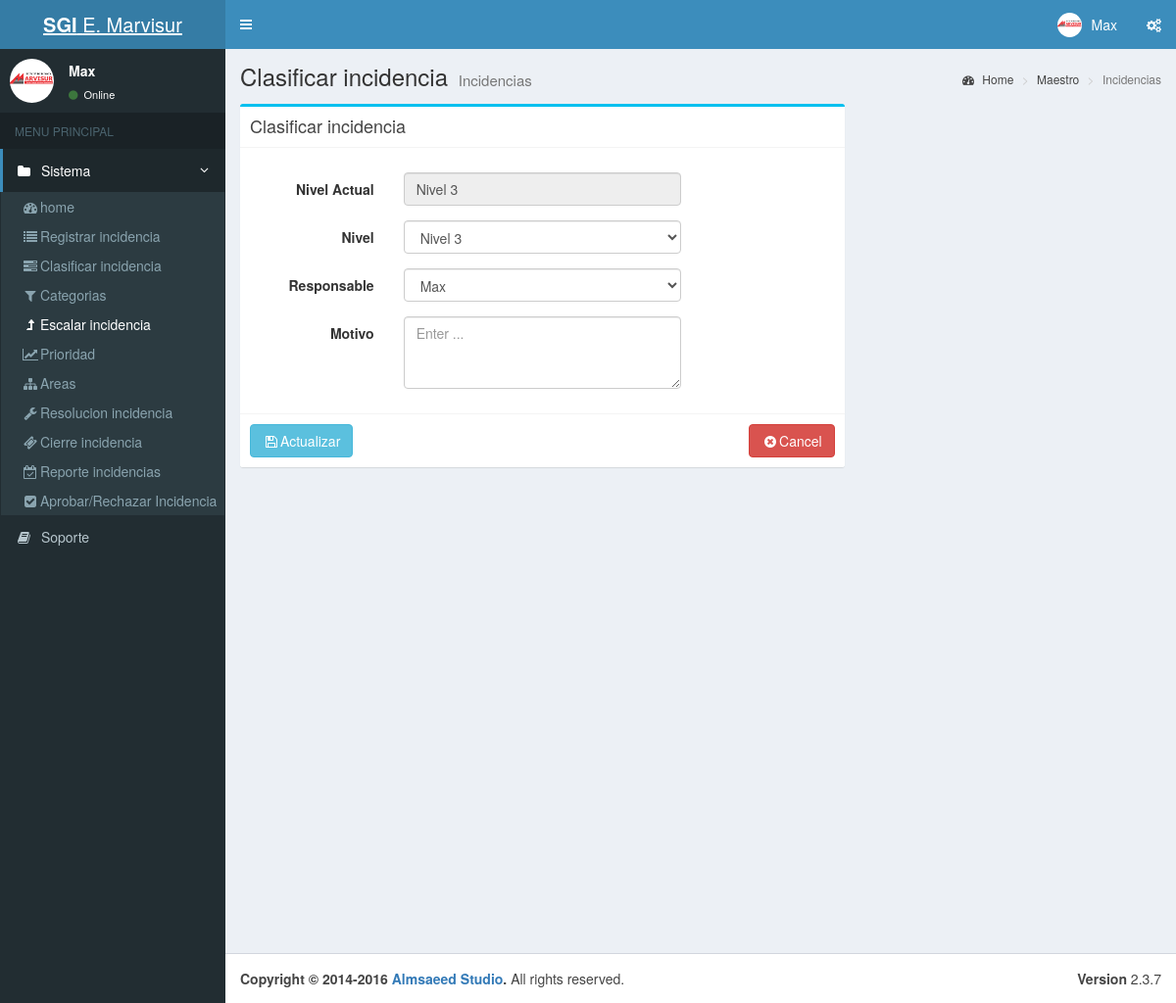
The app's page /index.php?c=escalar&a=Crud&Id=2 (signed in) with its own data.
### tables this page shows
CREATE TABLE IF NOT EXISTS `menus` (
  `MENU_Id` int(11) NOT NULL,
  `MENU_Padre` varchar(45) DEFAULT NULL,
  `MENU_Nombre` varchar(100) DEFAULT NULL,
  `MENU_Descripcion` varchar(200) DEFAULT NULL,
  `MENU_NombreFormulario` varchar(50) DEFAULT NULL,
  `MENU_Icono` varchar(30) DEFAULT NULL,
  `MENU_FechaAuditoria` datetime DEFAULT NULL
);

CREATE TABLE IF NOT EXISTS `tratamiento_incidencia` (
  `TRIN_Id` int(11) NOT NULL,
  `TRIN_FechaRegistro` date NOT NULL,
  `INCI_Id` int(11) NOT NULL,
  `CATE_Id` int(11) NOT NULL,
  `AREA_Id` int(11) NOT NULL,
  `NIVE_Id` int(11) NOT NULL,
  `ESTA_Id` int(11) NOT NULL,
  `PRIO_Id` int(11) NOT NULL,
  `USUA_IdResponsable` int(11) DEFAULT NULL,
  `USUA_Id` int(11) NOT NULL,
  `TRIN_FechaAuditoria` datetime NOT NULL
);

CREATE TABLE IF NOT EXISTS `nivel` (
  `NIVE_Id` int(11) NOT NULL,
  `NIVE_Numero` varchar(10) NOT NULL,
  `NIVE_Nombre` varchar(50) NOT NULL,
  `NIVE_Descripcion` varchar(200) NOT NULL,
  `USUA_Id` int(11) NOT NULL,
  `NIVE_FechaAuditoria` datetime NOT NULL
);

### controller/escalar.controller.php (called while the page is built, shortened)
<?php
require_once 'model/incidencia.php';
require_once 'model/herramientas.php';
class escalarController{
    private $model;
    public function __CONSTRUCT(){
        $this->model = new incidencia();
        $this->herramientas = new herramientas();
    }
    public function Crud(){
        $incidencia= new incidencia();
        if(isset($_REQUEST['Id'])){
            $incidencia = $this->model->ObtenerTratamiento($_REQUEST['Id']);
        }
        require_once 'view/header.php';
        require_once 'view/incidencia/Escalar_incidencia-editar.php';
        require_once 'view/footer.php';
    }
}

### model/database.php (called while the page is built)
<?php
class Database
{
    public static function StartUp()
    {
        $pdo = new PDO('mysql:host=localhost;dbname=bd_incidencias;charset=utf8', 'root', '');
        $pdo->setAttribute(PDO::ATTR_ERRMODE, PDO::ERRMODE_EXCEPTION);
        return $pdo;
    }
}

### model/herramientas.php (called while the page is built, shortened)
<?php
class herramientas
{
	public function __CONSTRUCT()
	{
		try
		{
			$this->pdo = Database::StartUp();
		}
		catch(Exception $e)
		{
			die($e->getMessage());
		}
	}
	public function MenuValidacion($MenuPadre)
	{
		try
		{
			$stm = $this->pdo->prepare("SELECT
											M.MENU_Id,
											M.MENU_Padre,
											M.MENU_Nombre,
											M.MENU_NombreFormulario,
											M.MENU_Icono,
											R.ROL_Id,
											R.ROL_Nombre
											FROM
											menus M
											inner join permiso_rol PR on M.MENU_Id = PR.MENU_Id
											inner join rol R on PR.ROL_Id = R.ROL_Id
											WHERE
											PR.ROL_Id = ".$_SESSION['ROL_Id']."
											and MENU_Padre=?");
			$stm->execute(array($MenuPadre));
			return $stm->fetchAll(PDO::FETCH_OBJ);
		}
		catch(Exception $e)
		{
			die($e->getMessage());
		}
	}
public function MenuValidacionCabeceras()
	{
		try
		{
			$stm = $this->pdo->prepare("SELECT DISTINCT MENU_Padre FROM menus");
			$stm->execute();
			return $stm->fetchAll(PDO::FETCH_OBJ);
		}
		catch(Exception $e)
		{
			die($e->getMessage());
		}
	}
	public function ActiveMenus($ActiveMenu)
	{
		try
		{
			$stm = $this->pdo->prepare("SELECT MENU_Padre FROM menus where MENU_NombreFormulario = ?");
			$stm->execute(array($ActiveMenu));
			return $stm->fetchAll(PDO::FETCH_OBJ);
		}
		catch(Exception $e)
		{
			die($e->getMessage());
		}
	}
}

### model/incidencia.php (called while the page is built, shortened)
<?php
class incidencia
{
	public function __CONSTRUCT()
	{
		try
		{
			$this->pdo = Database::StartUp();
		}
		catch(Exception $e)
		{
			die($e->getMessage());
		}
	}
	public function ObtenerTratamiento($id)
	{
		try
		{
			$stm = $this->pdo
			          ->prepare(" SELECT
											TRIN_Id,
											I.INCI_Titulo,
											C.CATE_Descripcion,
											A.AREA_Nombre,
											TI.NIVE_Id,
											N.NIVE_Nombre,
											TI.USUA_Id,
											U.USUA_Nombre
											FROM `tratamiento_incidencia` TI
											INNER JOIN incidencias I ON TI.`INCI_Id` = I.`INCI_Id`
											INNER JOIN categoria C ON TI.`CATE_Id` = C.`CATE_Id`
											INNER JOIN areas A ON TI.`AREA_Id` = A.`AREA_Id`
											INNER JOIN nivel N ON TI.`NIVE_Id` = N.`NIVE_Id`
											INNER JOIN usuarios U ON TI.`USUA_Id` = U.`USUA_Id`
											WHERE
											TRIN_Id = ?");
			$stm->execute(array($id));
			return $stm->fetch(PDO::FETCH_OBJ);
		} catch (Exception $e)
		{
			die($e->getMessage());
		}
	}
	public function SelectNivel()
	{
		try
		{
			$stm = $this->pdo->prepare("SELECT
										`NIVE_Id`,
										`NIVE_Nombre`
										FROM
										`nivel` ");
			$stm->execute();
			return $stm->fetchAll(PDO::FETCH_OBJ);
		}
		catch(Exception $e)
		{
			die($e->getMessage());
		}
	}
	public function SelectTrabajadores()
	{
		try
		{
			$stm = $this->pdo->prepare("SELECT
											`USUA_Id`,
											`USUA_Nombre`
											FROM
											`usuarios`
											WHERE
											`ROL_Id` = 1 ");
			$stm->execute();
			return $stm->fetchAll(PDO::FETCH_OBJ);
		}
		catch(Exception $e)
		{
			die($e->getMessage());
		}
	}
}

### view/incidencia/Escalar_incidencia-editar.php (the view, shortened to what this page needs)
<div class="content-wrapper">
  <section class="content-header">
    <h1>
        Clasificar incidencia
      <small>Incidencias</small>
    </h1>
    <ol class="breadcrumb">
      <li><a href="#"><i class="fa fa-dashboard"></i> Home</a></li>
      <li><a href="#">Maestro</a></li>
      <li class="active">Incidencias</li>
    </ol>
  </section>
  <section class="content">
    <div class="row">
      <div class="col-md-8">
        <div class="box box-info">
          <div class="box-header with-border">
            <h3 class="box-title">Clasificar incidencia </h3>
          </div>
            <form id="frm-generol" class="form-horizontal"  action="?c=escalar&a=Guardar" method="post" enctype="multipart/form-data">
            <div class="box-body">
                       <div class="form-group">
                          <label  class="col-md-3 control-label">Nivel Actual</label>
                          <div class="col-md-6">
                            <input type="text" class="form-control" id="NIVE_Nombre" name="NIVE_Nombre" value="<?php echo $incidencia->NIVE_Nombre; ?>" data-validacion-tipo="requerido|min:3" readonly>
                          </div>
                          <div class="col-md-3">
                          </div>
                      </div>
                      <div class="form-group">
                          <label for="NIVE_Id" class="col-sm-3 control-label">Nivel</label>
                          <div class="col-sm-6">
                              <select class="form-control " name="NIVE_Id"  id="NIVE_Id">
                                   <?php foreach($this->model->SelectNivel() as $r): ?>
                                   <option   <?php echo $incidencia->NIVE_Id == $r->NIVE_Id ? 'selected' : ''; ?> value=<?php echo $r->NIVE_Id; ?>><?php echo $r->NIVE_Nombre; ?></option>
                                   <?php endforeach; ?>
                              </select>
                          </div>
                      </div>
                      <div class="form-group">
                          <label for="USUA_Id" class="col-sm-3 control-label">Responsable</label>
                          <div class="col-sm-6">
                              <select class="form-control " name="USUA_Id"  id="USUA_Id">
                                   <?php foreach($this->model->SelectTrabajadores() as $r): ?>
                                   <option   <?php echo $incidencia->USUA_Id == $r->USUA_Id ? 'selected' : ''; ?> value=<?php echo $r->USUA_Id; ?>><?php echo $r->USUA_Nombre; ?></option>
                                   <?php endforeach; ?>
                              </select>
                          </div>
                      </div>
                       <div class="form-group">
                          <label  class="col-md-3 control-label">Motivo</label>
                          <div class="col-md-6">
                           <textarea id="Motivo" name="Motivo" class="form-control" rows="3" placeholder="Enter ..."></textarea>
                          </div>
                          <div class="col-md-3">
                          </div>
                      </div>
            </div>
            <div class="box-footer">
              <button class="btn btn-info pull-left"><i class="fa fa-fw fa-floppy-o"></i>Actualizar</button>
              <a class="btn btn-danger pull-right" href="?c=segu_usuario"><i class="fa fa-fw fa-times-circle "></i>Cancel </a>
            </div>
          </form>
        </div>
      </div>
    </div>
  </section>
</div>

### view/header.php (shortened to what this page needs)
<!DOCTYPE html>
<html lang="es">
<head>
  <link rel="stylesheet" href="css/bootstrap/css/bootstrap.min.css">
  <link rel="stylesheet" href="//cdnjs.cloudflare.com/ajax/libs/font-awesome/4.5.0/css/font-awesome.min.css">
  <link rel="stylesheet" href="//cdnjs.cloudflare.com/ajax/libs/ionicons/2.0.1/css/ionicons.min.css">
  <link rel="stylesheet" href="css/dist/css/AdminLTE.min.css">
  <link rel="stylesheet" href="css/dist/css/skins/_all-skins.min.css">
  <link rel="stylesheet" href="css/plugins/datatables/dataTables.bootstrap.css">
  <link rel="stylesheet" href="assets/js/jquery-ui/jquery-ui.min.css" />
  <link rel="stylesheet" href="css/plugins/datatables/datatables.min.css">
  <link rel="stylesheet" href="css/plugins/datatables/fixedHeader.dataTables.min.css">
  <link rel="stylesheet" href="//cdnjs.cloudflare.com/ajax/libs/bootstrap-select/1.12.1/css/bootstrap-select.min.css">
  <link href="//maxcdn.bootstrapcdn.com/bootstrap/3.3.7/css/bootstrap.min.css" rel="stylesheet">
  <link href="css/fileinput/fileinput.css" media="all" rel="stylesheet" type="text/css"/>
      <link rel="stylesheet" href="css/plugins/datepicker/datepicker3.css">
</head>
<body class="hold-transition skin-blue sidebar-mini" >
  <div class="wrapper">
  <header class="main-header">
    <a href="index2.html" class="logo">
      <span class="logo-lg"><b>SGI</b> E. Marvisur</span>
    </a>
    <nav class="navbar navbar-static-top">
      <a href="#" class="sidebar-toggle" data-toggle="offcanvas" role="button">
      </a>
      <div class="navbar-custom-menu">
        <ul class="nav navbar-nav">
          <li class="dropdown user user-menu">
            <a href="#" class="dropdown-toggle" data-toggle="dropdown">
              <img src="<?php echo 'Recursos/Imagen/logo.png' ;?>" class="user-image" alt="User Image">
              <span class="hidden-xs"> <?php  echo  $_SESSION['USUA_Nombre'];?></span>
            </a>
          </li>
          <li>
            <a href="#" data-toggle="control-sidebar"><i class="fa fa-gears"></i></a>
          </li>
        </ul>
      </div>
    </nav>
  </header>
  <aside class="main-sidebar">
    <section class="sidebar">
      <div class="user-panel">
        <div class="pull-left image">
          <img src="<?php echo 'Recursos/Imagen/logo.png';?>" class="img-circle" alt="User Image">
        </div>
        <div class="pull-left info">
          <p><?php  echo  $_SESSION['USUA_Nombre'];?></p>
          <a href="#"><i class="fa fa-circle text-success"></i> Online</a>
        </div>
      </div>
      <ul class="sidebar-menu">
        <li class="header">MENU PRINCIPAL</li>
      <?php isset($_REQUEST['c'])?$active=$_REQUEST['c']:$active='';?>
        <?php foreach($this->herramientas->MenuValidacionCabeceras() as $t): ?>
           <?php foreach($this->herramientas->ActiveMenus($active) as $p): ?>
        <li class="<?php echo $p->MENU_Padre==$t->MENU_Padre? 'active' : '';?> treeview">
          <a href="#">
              <i class="fa fa-folder"></i> <span><?php echo $t->MENU_Padre; ?></span>
            <span class="pull-right-container">
              <i class="fa fa-angle-left pull-right"></i>
            </span>
          </a>
          <ul class="treeview-menu">
              <?php foreach($this->herramientas->MenuValidacion($t->MENU_Padre) as $r): ?>
              <li class="<?php echo $active == $r->MENU_NombreFormulario ? 'active' : ''; ?>"><a href="?c=<?php echo $r->MENU_NombreFormulario; ?>"><i class="<?php echo $r->MENU_Icono; ?>"></i><?php echo $r->MENU_Nombre; ?></a></li>
             <?php endforeach; ?>
          </ul>
        </li>
           <?php endforeach; ?>
        <?php endforeach; ?>
        <li><a href=""><i class="fa fa-book"></i> <span>Soporte</span></a></li>
    </section>
  </aside>

### records on screen
menus: MENU_Padre "Sistema", MENU_Nombre "Escalar incidencia"
menus: MENU_Nombre "home"
menus: MENU_Nombre "Registrar incidencia"
menus: MENU_Nombre "Clasificar incidencia"
menus: MENU_Nombre "Categorias"
menus: MENU_Nombre "Prioridad"
menus: MENU_Nombre "Areas"
menus: MENU_Nombre "Resolucion incidencia"
menus: MENU_Nombre "Cierre incidencia"
menus: MENU_Nombre "Reporte incidencias"
menus: MENU_Nombre "Aprobar/Rechazar Incidencia"
tratamiento_incidencia: NIVE_Nombre "Nivel 3", NIVE_Id "Nivel 3"

### other values on screen
$_SESSION['USUA_Nombre'] "Max"
form field USUA_Id "Max"
